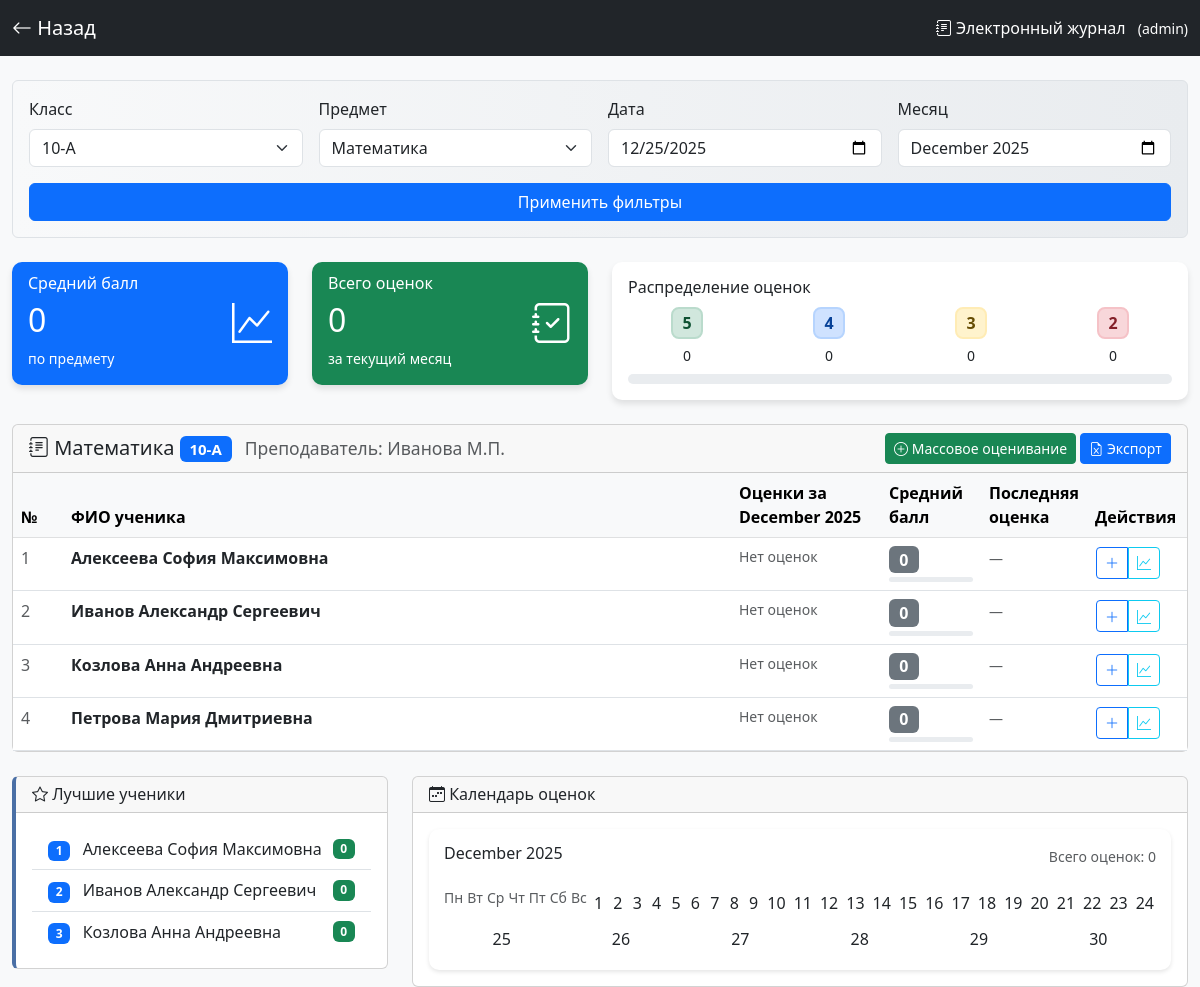
The page /journal.php (signed in) on the database its author committed.
### tables this page shows
CREATE TABLE `students` (
  `id` int(11) NOT NULL,
  `full_name` varchar(100) NOT NULL,
  `class` varchar(20) NOT NULL,
  `birth_date` date DEFAULT NULL,
  `phone` varchar(20) DEFAULT NULL,
  `email` varchar(100) DEFAULT NULL,
  `parent_name` varchar(100) DEFAULT NULL,
  `parent_phone` varchar(20) DEFAULT NULL,
  `address` text,
  `created_at` timestamp NOT NULL DEFAULT CURRENT_TIMESTAMP,
  `updated_at` datetime DEFAULT NULL
);

### journal.php (the view, shortened to what the rows shown need)
<?php
$pdo = Database::getConnection();
$selected_class = isset($_GET['class']) ? $_GET['class'] : '10-А';
$selected_subject = isset($_GET['subject']) ? $_GET['subject'] : 'Математика';
$selected_month = isset($_GET['month']) ? $_GET['month'] : date('Y-m');
$is_student = ($_SESSION['role'] ?? '') === 'student';
$is_teacher = ($_SESSION['role'] ?? '') === 'teacher';
$is_admin = ($_SESSION['role'] ?? '') === 'admin';
$students = [];
try {
    if ($is_teacher || $is_admin) {
        $stmt = $pdo->prepare("SELECT * FROM students WHERE class = ? ORDER BY full_name");
        $stmt->execute([$selected_class]);
        $students = $stmt->fetchAll(PDO::FETCH_ASSOC);
    }
} catch (Exception $e) {
    $students = [
        ['id' => 1, 'full_name' => 'Иванов Александр', 'class' => '10-А'],
        ['id' => 2, 'full_name' => 'Петрова Мария', 'class' => '10-А'],
        ['id' => 3, 'full_name' => 'Сидоров Дмитрий', 'class' => '10-А'],
        ['id' => 4, 'full_name' => 'Козлова Анна', 'class' => '10-А'],
        ['id' => 5, 'full_name' => 'Николаев Владимир', 'class' => '10-А']
    ];
}
function getGrades($pdo, $student_id, $subject, $month = null) {
    try {
        $sql = "SELECT * FROM grades WHERE student_id = ? AND subject = ?";
        $params = [$student_id, $subject];
        if ($month) {
            $sql .= " AND DATE_FORMAT(date, '%Y-%m') = ?";
            $params[] = $month;
        }
        $sql .= " ORDER BY date DESC";
        $stmt = $pdo->prepare($sql);
        $stmt->execute($params);
        return $stmt->fetchAll(PDO::FETCH_ASSOC);
    } catch (Exception $e) {
        return [];
    }
}
$all_grades = [];
$students_grades_stats = [];
foreach ($students as $student) {
    $grades = getGrades($pdo, $student['id'], $selected_subject, $selected_month);
    $all_grades[$student['id']] = $grades;
    $total_grades = 0;
    $sum_grades = 0;
    $grade_counts = [5 => 0, 4 => 0, 3 => 0, 2 => 0];
    $average = $total_grades > 0 ? round($sum_grades / $total_grades, 2) : 0;
    $students_grades_stats[$student['id']] = [
        'average' => $average,
        'total' => $total_grades,
        'counts' => $grade_counts
    ];
}
$class_average = 0;
$class_total_grades = 0;
foreach ($students_grades_stats as $stats) {
    $class_average += $stats['average'];
    $class_total_grades += $stats['total'];
}
$class_students_count = count($students);
$class_average = $class_students_count > 0 ? round($class_average / $class_students_count, 2) : 0;
?>
<!DOCTYPE html>
<html lang="ru">
<head>
    <link href="https://cdn.jsdelivr.net/npm/bootstrap@5.3.0/dist/css/bootstrap.min.css" rel="stylesheet">
    <link rel="stylesheet" href="https://cdn.jsdelivr.net/npm/bootstrap-icons@1.11.0/font/bootstrap-icons.css">
</head>
<body>
    <div class="container-fluid mt-4">
        <div class="row mb-4">
            <div class="col-md-3">
                <div class="card stat-card bg-primary text-white">
                    <div class="card-body">
                        <div class="d-flex justify-content-between align-items-center">
                            <div>
                                <h2 class="card-title"><?php echo $class_average; ?></h2>
                            </div>
                        </div>
                    </div>
                </div>
            </div>
            <div class="col-md-3">
                <div class="card stat-card bg-success text-white">
                    <div class="card-body">
                        <div class="d-flex justify-content-between align-items-center">
                            <div>
                                <h2 class="card-title"><?php echo $class_total_grades; ?></h2>
                            </div>
                        </div>
                    </div>
                </div>
            </div>
        </div>
        <div class="row">
            <div class="col-12">
                <div class="card">
                    <div class="card-body p-0">
                        <div class="table-responsive">
                            <table class="table table-hover mb-0">
                                <thead class="table-light">
                                    <tr>
                                        <th style="width: 50px">№</th>
                                        <th>ФИО ученика</th>
                                        <th style="width: 150px">Оценки за <?php echo date('F Y', strtotime($selected_month)); ?></th>
                                        <th style="width: 100px">Средний балл</th>
                                        <th style="width: 100px">Последняя оценка</th>
                                        <?php if ($is_teacher || $is_admin): ?>
                                        <th style="width: 100px">Действия</th>
                                        <?php endif; ?>
                                    </tr>
                                </thead>
                                <tbody>
                                    <?php if (empty($students)): ?>
                                        <tr>
                                            <td colspan="<?php echo ($is_teacher || $is_admin) ? '6' : '5'; ?>" class="text-center py-5">
                                                <i class="bi bi-people" style="font-size: 3rem; color: #dee2e6;"></i>
                                                <h5 class="mt-3">В этом классе нет учеников</h5>
                                            </td>
                                        </tr>
                                    <?php else: ?>
                                        <?php foreach ($students as $index => $student):
                                            $grades = $all_grades[$student['id']] ?? [];
                                            $stats = $students_grades_stats[$student['id']] ?? ['average' => 0, 'total' => 0];
                                            $latest_grade = !empty($grades) ? $grades[0] : null;
                                        ?>
                                        <tr>
                                            <td class="text-muted"><?php echo $index + 1; ?></td>
                                            <td>
                                                <strong><?php echo htmlspecialchars($student['full_name']); ?></strong>
                                            </td>
                                            <td>
                                                <div class="d-flex flex-wrap">
                                                    <?php if (empty($grades)): ?>
                                                        <span class="text-muted small">Нет оценок</span>
                                                    <?php endif; ?>
                                                </div>
                                            </td>
                                            <td>
                                                <span class="badge bg-secondary fs-6">
                                                    <?php echo $stats['average']; ?>
                                                </span>
                                                <div class="progress mt-1" style="height: 5px;">
                                                </div>
                                            </td>
                                            <td>
                                                <?php if ($latest_grade): ?>
                                                    <span class="grade-badge grade-<?php echo $latest_grade['grade']; ?>">
                                                        <?php echo $latest_grade['grade']; ?>
                                                    </span>
                                                    <div class="small text-muted">
                                                        <?php echo date('d.m', strtotime($latest_grade['date'])); ?>
                                                    </div>
                                                <?php else: ?>
                                                    <span class="text-muted small">—</span>
                                                <?php endif; ?>
                                            </td>
                                            <?php if ($is_teacher || $is_admin): ?>
                                            <td>
                                                <div class="btn-group btn-group-sm">
                                                    <button class="btn btn-outline-primary action-btn"
                                                            data-bs-toggle="modal"
                                                            data-bs-target="#addGradeModal"
                                                            onclick="setStudentForGrade(<?php echo $student['id']; ?>, '<?php echo addslashes($student['full_name']); ?>')">
                                                        <i class="bi bi-plus-lg"></i>
                                                    </button>
                                                    <button class="btn btn-outline-info action-btn"
                                                            data-bs-toggle="modal"
                                                            data-bs-target="#studentAnalyticsModal"
                                                            onclick="showStudentAnalytics(<?php echo $student['id']; ?>, '<?php echo addslashes($student['full_name']); ?>')">
                                                        <i class="bi bi-graph-up"></i>
                                                    </button>
                                                </div>
                                            </td>
                                            <?php endif; ?>
                                        </tr>
                                        <?php endforeach; ?>
                                    <?php endif; ?>
                                </tbody>
                            </table>
                        </div>
                    </div>
                </div>
            </div>
        </div>
        <div class="row mt-4">
            <div class="col-md-4">
                <div class="card analytics-card">
                    <div class="card-body">
                        <div class="list-group list-group-flush">
                            <?php
                            $sorted_students = $students;
                            usort($sorted_students, function($a, $b) use ($students_grades_stats) {
                                $avg_a = $students_grades_stats[$a['id']]['average'] ?? 0;
                                $avg_b = $students_grades_stats[$b['id']]['average'] ?? 0;
                                return $avg_b <=> $avg_a;
                            });
                            $top_students = array_slice($sorted_students, 0, 3);
                            ?>
                            <?php foreach ($top_students as $i => $student):
                                $avg = $students_grades_stats[$student['id']]['average'] ?? 0;
                            ?>
                                <div class="list-group-item d-flex justify-content-between align-items-center">
                                    <div>
                                        <span class="badge bg-primary me-2"><?php echo $i + 1; ?></span>
                                        <?php echo htmlspecialchars($student['full_name']); ?>
                                    </div>
                                    <span class="badge bg-success"><?php echo $avg; ?></span>
                                </div>
                            <?php endforeach; ?>
                        </div>
                    </div>
                </div>
            </div>
        </div>
    </div>
</body>
</html>

### rows shown on the page
students: full_name "Алексеева София Максимовна", id "0"
students: full_name "Иванов Александр Сергеевич", id "0"
students: full_name "Козлова Анна Андреевна", id "0"
students: full_name "Петрова Мария Дмитриевна", id "0"

### other values the page prints
$_SESSION['role'] "admin"
$class_average "0"
$class_total_grades "0"
$class_grade_counts[5] "0"
$class_grade_counts[4] "0"
$class_grade_counts[3] "0"
$class_grade_counts[2] "0"
$selected_subject "Математика"
$selected_class "10-А"
$subjects[$selected_subject]['teacher'] "Иванова М.П."
date('F Y', strtotime($selected_month)) "December 2025"
$month_start->format('F Y') "December 2025"
array_sum($grade_dates) "0"
$day "Пн"
$day "Вт"
